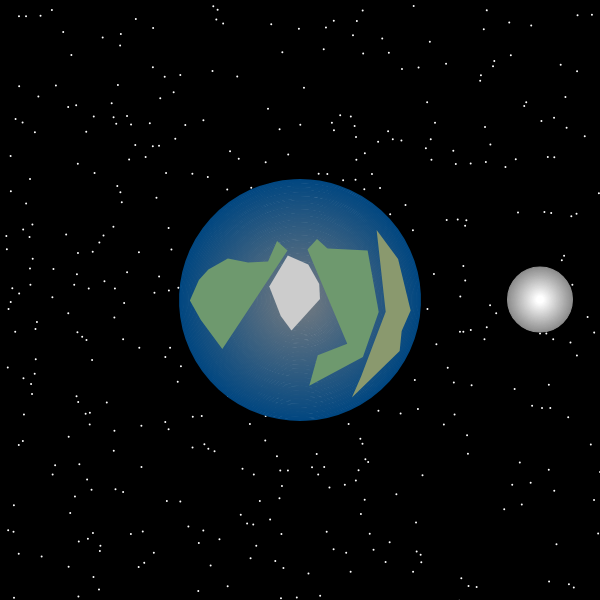
Frame 1 (no input)
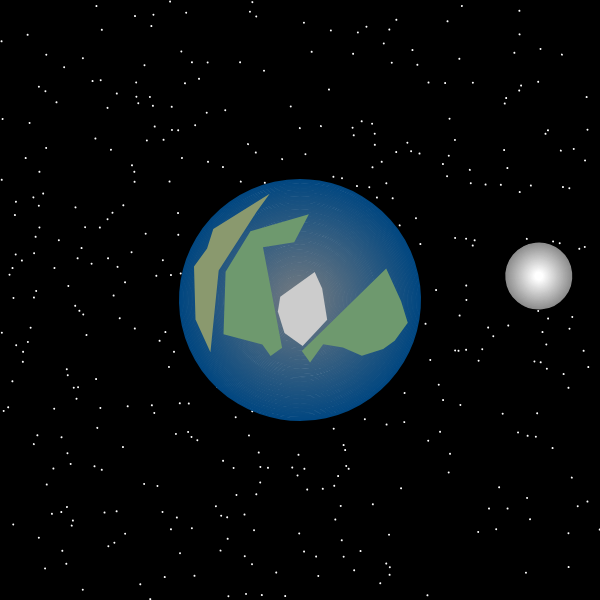
Frame 60 (no input)
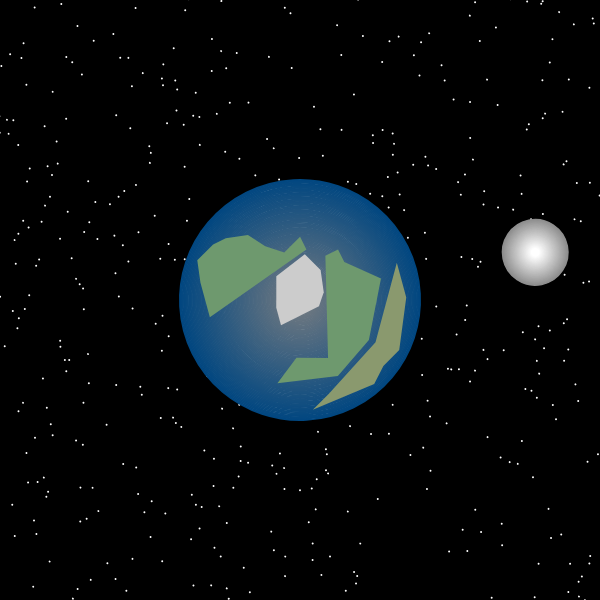
Frame 120 (the mouse pressed at the canvas centre since frame 60)

The p5.js sketch that drew these frames (run headless with seeded random() and noise() and a simulated clock; from frame 60 on, the mouse is pressed at the canvas centre):

// p5.js sketch
// ── sketch.js
/*
http://nexusbug.com/

STORY of ONE

EP 004: Pale Blue Dot

SCALE = pow(10, 7) meters
*/


let wW, wH, cW, cH;

let cnv;

let rot = 0;

let space;


function setup() {
  calcCanvasSize();
  cnv = createCanvas(cW, cH);

  space = new Space(800);
}


function draw() {
  background(0);
  imageMode(CENTER);

  colorMode(HSB, 360, 100, 100);
  translate(cW / 2, cH / 2);
  rot = frameCount / 100;

  push();
  rotate(rot / 5);
  translate(-cW / 2, -cH / 2);
  space.stars();
  pop();

  rotate(-rot / 6);
  for (let i = 55; i < 101; i += 1) {
    stroke(1, 0, i);
    fill(1, 0, i);
    ellipse(cS(240), 0, cS(65) - (i - 55) * cS(1.3));
  }

  rotate(-rot * 4.8);

  strokeWeight(2);
  for (let i = 99; i >= 10; i -= 1) {
    stroke(207, i, 50);
    ellipse(0, 0, cS(240) - (99 - i) * cS(2.6));
  }


  noStroke();
  fill(1, 0, 80);

  beginShape();
  vertex(cS(20), 0);
  vertex(cS(20), -cS(15));
  vertex(cS(10), -cS(35));
  vertex(cS(10), -cS(35));
  vertex(-cS(10), -cS(45));
  vertex(-cS(30), -cS(15));
  vertex(-cS(20), cS(15));
  vertex(-cS(10), cS(30));
  endShape(CLOSE);

  noStroke();
  fill(120, 28, 60);

  beginShape();
  vertex(-cS(10), -cS(50));
  vertex(-cS(20), -cS(60));
  vertex(-cS(30), -cS(40));
  vertex(-cS(50), -cS(40));
  vertex(-cS(70), -cS(45));
  vertex(-cS(90), -cS(35));
  vertex(-cS(100), -cS(25));
  vertex(-cS(110), -cS(5));
  vertex(-cS(100), cS(15));
  vertex(-cS(80), cS(45));
  endShape(CLOSE);

  beginShape();
  vertex(cS(10), -cS(50));
  vertex(cS(20), -cS(60));
  vertex(cS(30), -cS(50));
  vertex(cS(70), -cS(46));
  vertex(cS(78), cS(16));
  vertex(cS(60), cS(60));
  vertex(cS(5), cS(86));
  vertex(cS(15), cS(56));
  vertex(cS(45), cS(46));
  endShape(CLOSE);

  noStroke();
  fill(81, 28, 60);

  beginShape();
  vertex(cS(80), -cS(66));
  vertex(cS(100), -cS(36));
  vertex(cS(110), cS(16));
  vertex(cS(100), cS(36));
  vertex(cS(97), cS(56));
  vertex(cS(47), cS(100));
  vertex(cS(57), cS(80));
  vertex(cS(85), cS(16));
  endShape(CLOSE);
}

//convert Size
function cS(num) {
  let n = num;
  n = cW / (600 / n);
  return n;
}


class Space {
  constructor(count) {
    this.xp = 0;
    this.yp = 0;

    this.count = count;
  }

  stars(s) {
    noStroke();
    randomSeed(4);
    for (let i = 0; i < this.count; i++) {
      this.xp = random(-100, cW + 100);
      this.yp = random(-100, cH + 100);
      fill(190, 0, 100);
      ellipse(this.xp, this.yp, 2);
    }
  }
}


//template
function calcCanvasSize() {
  wW = windowWidth;
  wH = windowHeight;

  if (wW < wH) {
    wH = wW
  } else {
    wW = wH
  }

  cW = wW - 300;

  if (wW <= 700) {
    cW = 400;
  } else if (wW >= 900) {
    cW = 600;
  }
  cH = cW;
}

function windowResized() {
  calcCanvasSize();
  resizeCanvas(cW, cH);

}
